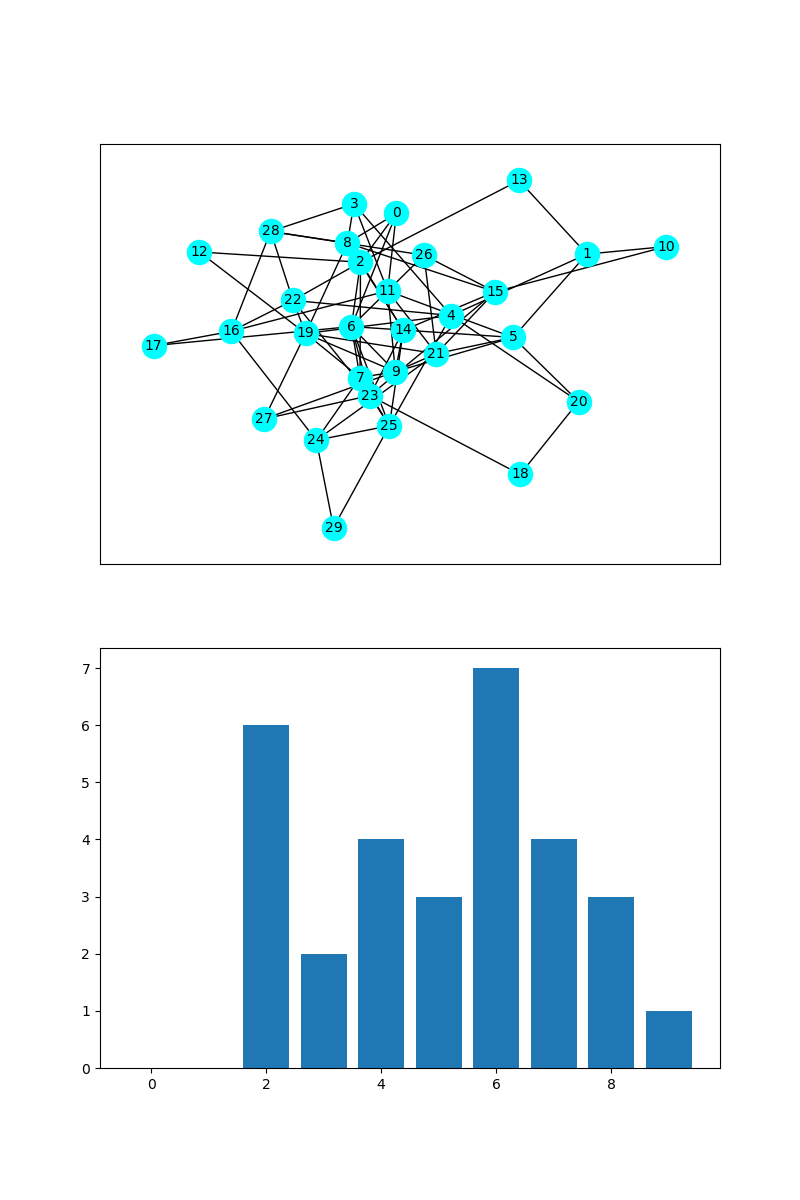

This chart was generated by the following Python code:
""" p8_11.py """

import matplotlib.pyplot as plt
import networkx as nx

fig = plt.figure(figsize=(8, 12))
plt.subplot(211)
g = nx.gnp_random_graph(30, 0.20, 1579452)
mpos = nx.spring_layout(g, seed=80386)
nx.draw_networkx(g, pos=mpos, \
               node_color='Cyan', \
               node_size=300, font_size=10)

print('number of nodes:', g.number_of_nodes())
print('number of edges:', g.number_of_edges())
print('degree: ', g.degree())
dh = nx.degree_histogram(g)
print('degree histogram', dh)
plt.subplot(212)
plt.bar(range(len(dh)), height=dh)
# plt.show()
plt.savefig("p8_11.png")
